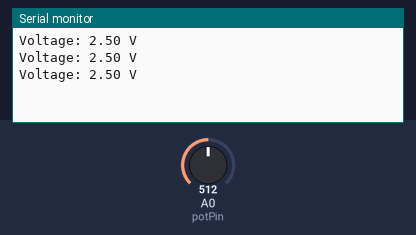
Bench run of a sketch on a simulated Arduino Uno, built with avr-gcc and run on an emulated ATmega328P. Parts: the last lines printed to the serial monitor. The test bench sets the inputs (shaded band); at power-on: A0 (potPin) = 512.

Above: at 1.3 s.
1.4 s: A0 (potPin) set to 716
At 1.9 s:
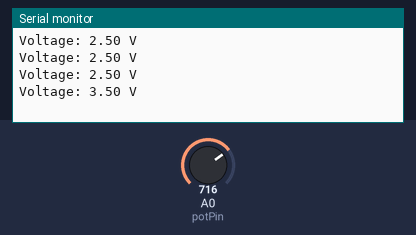
2.9 s: A0 (potPin) set to 900
At 3.4 s:
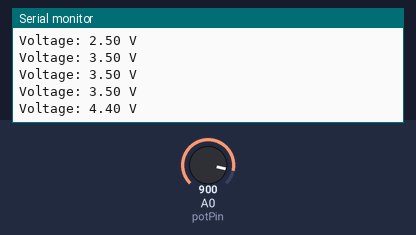
Timing chart, 0 to 5.9 s (numbered marks = the images above; inputs shaded):
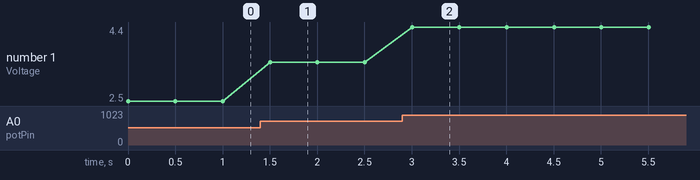

Measured:
- after the input at 1.4 s, the serial monitor: prints a new line after 0.10 s (image 1)
- after the input at 2.9 s, the serial monitor: prints a new line after 0.10 s (image 2)
- plotted number 1: 2.5 → 3.5 after the input at 1.4 s, 3.5 → 4.4 after the input at 2.9 s

The sketch:

Percobaan_1.ino
```cpp
int potPin = A0;         // Pin analog tempat potensiometer terhubung
int potValue = 0;        // Variabel untuk menyimpan nilai potensiometer
float voltage = 0.0;     // Variabel untuk menyimpan tegangan

void setup() {
  Serial.begin(9600);    // Memulai komunikasi serial pada baud rate 9600
}

void loop() {
  potValue = analogRead(potPin);          // Membaca nilai dari potensiometer (0 hingga 1023)
  voltage = potValue * (5.0 / 1023.0);    // Mengonversi nilai potensiometer ke tegangan (0 hingga 5V)

  Serial.print("Voltage: ");
  Serial.print(voltage);                  // Menampilkan tegangan ke Serial Monitor
  Serial.println(" V");                   // Menambahkan satuan "V"

  delay(500);                             // Memberikan jeda 500ms sebelum membaca lagi
}
```
